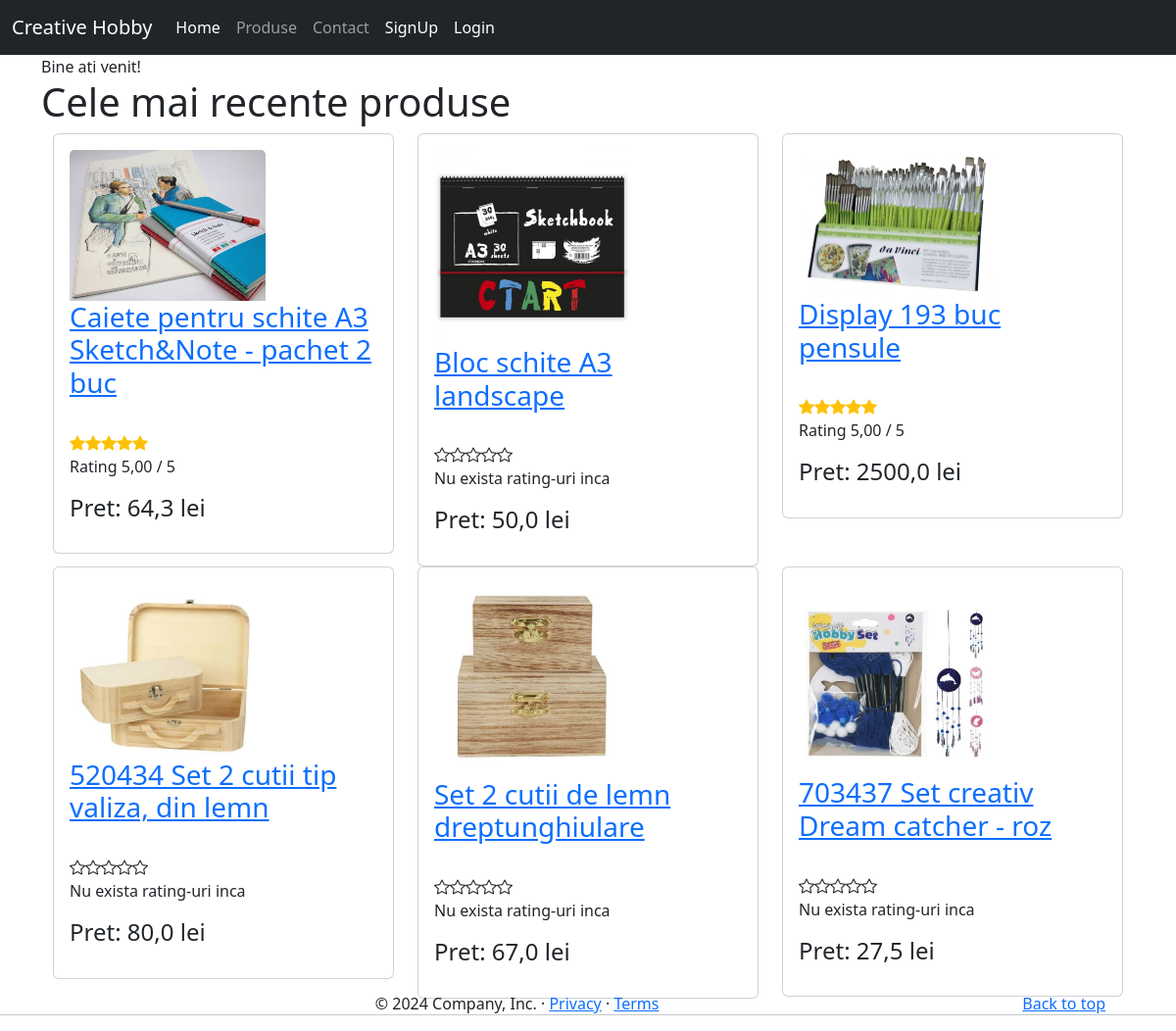
The page / on the database its author committed.
### app/models.py (models this page shows, shortened)
class Produs(models.Model):
    producator = models.ForeignKey(Producator, null=True, blank = True, on_delete=models.CASCADE)
    titlu = models.CharField(max_length=50) #unique=True - daca vrem sa nu avem dubluri la nume
    pret = models.FloatField(db_index = True)
    stoc = models.IntegerField(default=0)
    descriere = models.CharField(max_length=1024, null=True, blank=True, help_text="Introduceti o descriere" )
    imagine = models.FileField(null=True, blank=True)
    created = models.DateTimeField(auto_now_add=True)
    updated = models.DateTimeField(auto_now=True)
    def __str__(self):
        return f"{self.titlu}"
    class Meta:
        verbose_name_plural = "Produs"
    @property
    def rating(self):
        rating = 0
        recenzii = self.recenzie_set.all()
        for recenzie in recenzii:
            rating += recenzie.rating
        try:
            return rating // len(recenzii)
        except ZeroDivisionError:
            return 0

class Recenzie(models.Model):
    produs = models.ForeignKey(Produs, on_delete=models.CASCADE)
    rating = models.IntegerField(default=1)
    titlu = models.CharField(max_length=20)
    descriere = models.CharField(max_length=100)
    class Meta:
        verbose_name_plural = "Recenzie"

### app/views.py (the view)
# urls.py: path("", views.salut, name="home"),
def salut(request):
    produse = Produs.objects.all().select_related("producator").prefetch_related("recenzie_set").order_by("-created")[:6]
    return render(request, "index.html", {"produse": produse})
    return HttpResponse("Salut")

### app/templatetags/my_filters.py (called while the page is built)
@register.filter(name="starrating")
def starrating(value):
    return_value = ""
    for i in range(5):
        classes = " bi "
        if value > i:
            if value < i+1:
                classes += " bi-star-half "
            else:
                classes += " bi-star-fill "
            classes += " text-warning "
        else:
            classes += "bi-star"
        return_value += f'<i class="{classes}"></i>'
    return mark_safe(return_value)

### app/templates/index.html
{% extends "base.html" %}
{% block body %}
Bine ati venit!
<h1>Cele mai recente produse</h1>
{% include "lista_produse.html" %}
{% endblock body %}

### app/templates/lista_produse.html (shortened to what this page needs)
{% load my_filters %}
<div class="container">
    <div class="row">
      {% for produs in produse %}
        <div class="col-md-4">
          <div class="card">
            <div class="card-body">
              <h3 class="card-title">
                <img style='width:200px; height:auto; ' src="{%if produs.imagine %}{{ produs.imagine.url }}{% endif %}" class="card-img-top"></br>
                <a href="{% url 'pagina-produs' produs.id %}" target="_blank">{{ produs }} </a>
            </h3>
            <br>
            {{ produs.rating|starrating }}
            {% if produs.rating > 0 %}
            <p class="card-text">Rating {{ produs.rating|floatformat:2 }} / 5</p>
            {% else %}
            <p class="card-text">Nu exista rating-uri inca</p>
            {% endif %}
            <p class="card-text"> <h4> Pret: {{ produs.pret }} lei</h4> </p>
          </div>
        </div>
      </div>
      {% if forloop.counter|divisibleby:3 %}
      </div>
      <div class="row">
      {% endif %}
    {% endfor %}
  </div>
</div>

### rows shown on the page
Produs: imagine (picture), titlu "Caiete pentru schite A3 Sketch&Note - pachet 2 buc", rating "5,00", pret "64,3"
Produs: imagine (picture), titlu "Bloc schite A3 landscape", shows "Nu exista rating-uri inca", pret "50,0"
Produs: imagine (picture), titlu "Display 193 buc pensule", rating "5,00", pret "2500,0"
Produs: imagine (picture), titlu "520434 Set 2 cutii tip valiza, din lemn", shows "Nu exista rating-uri inca", pret "80,0"
Produs: imagine (picture), titlu "Set 2 cutii de lemn dreptunghiulare", shows "Nu exista rating-uri inca", pret "67,0"
Produs: imagine (picture), titlu "703437 Set creativ Dream catcher - roz", shows "Nu exista rating-uri inca", pret "27,5"
